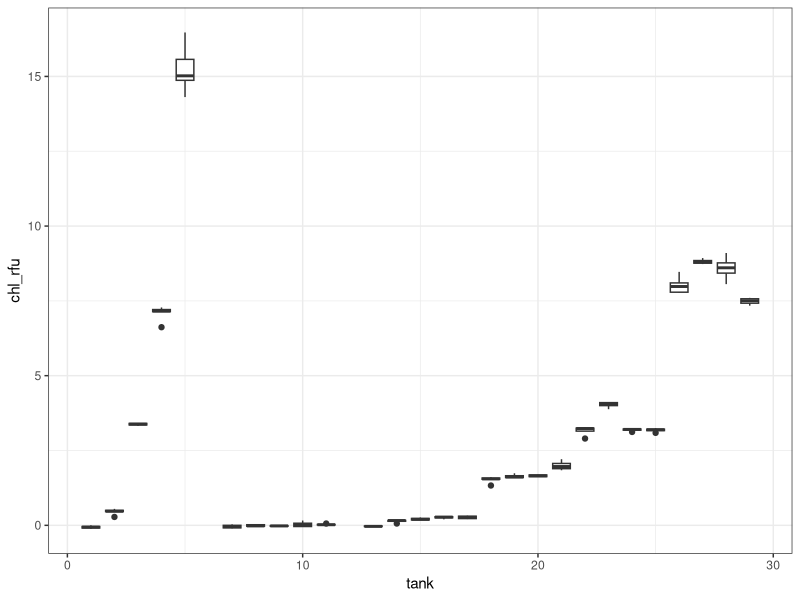
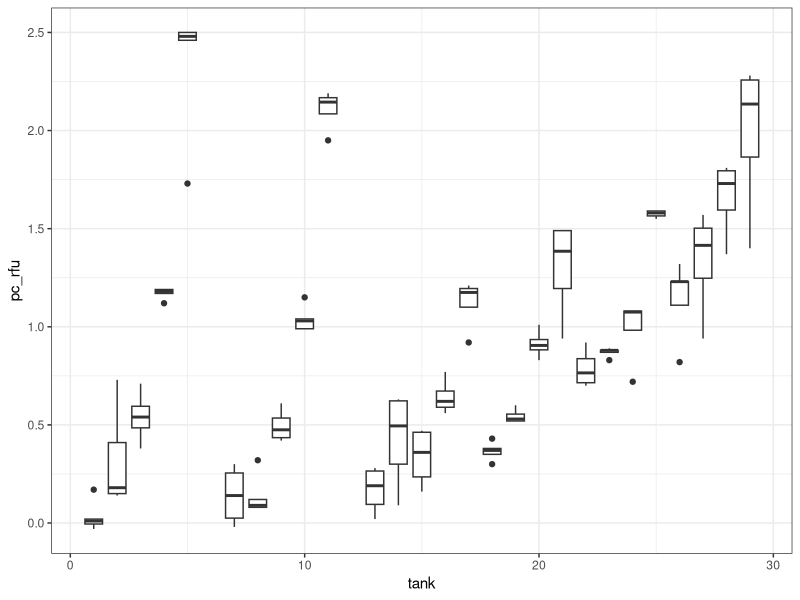
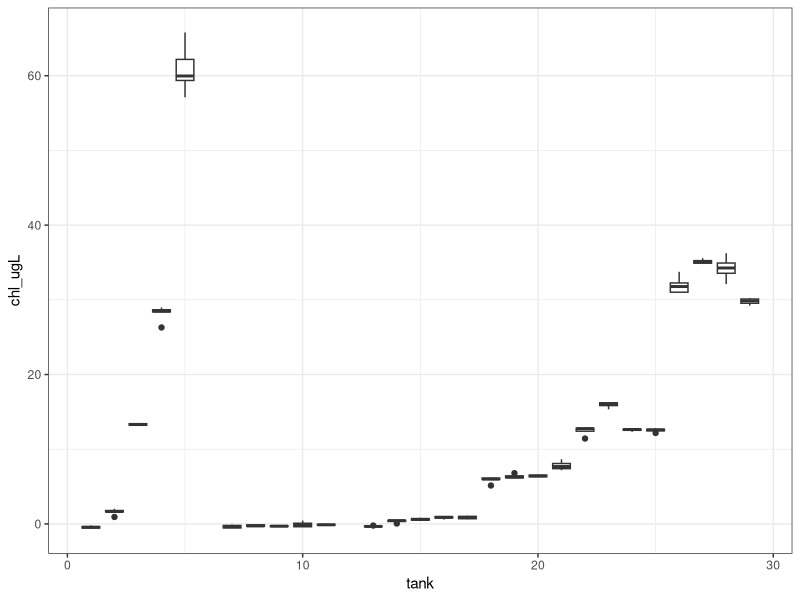
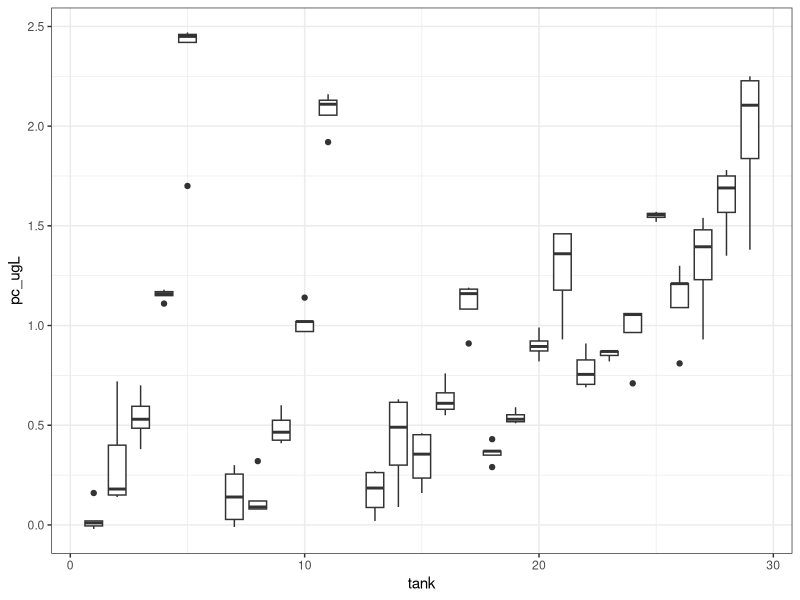

The R source for these figures, in order:
library(tidyverse)
alga <- read_csv("mic_ank_exp_april_19_2023_processed.csv")


#visualize each tank
#things in rfus
ggplot(alga,aes(x=tank,y=chl_rfu,group=tank)) + geom_boxplot() + theme_bw()
ggplot(alga,aes(x=tank,y=pc_rfu,group=tank)) + geom_boxplot() + theme_bw()

#things in ug/L
ggplot(alga,aes(x=tank,y=chl_ugL,group=tank)) + geom_boxplot() + theme_bw()
ggplot(alga,aes(x=tank,y=pc_ugL,group=tank)) + geom_boxplot() + theme_bw()

#summarize each trial into single value

alga_sum<-alga %>% 
  group_by(tank) %>%
  summarize(mean_chl = mean(chl_rfu),
            count = n(),
            se_chl = sd(chl_rfu),sqrt(count),
            mean_pc = mean(pc_rfu),
            se_pc = sd(pc_rfu)/sqrt(count),
            mean_chl_u = mean(chl_ugL),
            se_chl_u = sd(chl_ugL),sqrt(count),
            mean_pc_u = mean(pc_ugL),
            se_pc_u = sd(pc_ugL)/sqrt(count),
            exp = unique(exp),
            conc_ank = unique(conc_ank),
            conc_mic = unique(conc_mic))

#pivot longer so we can plot ank and mic on the same axes for both pc and ank



